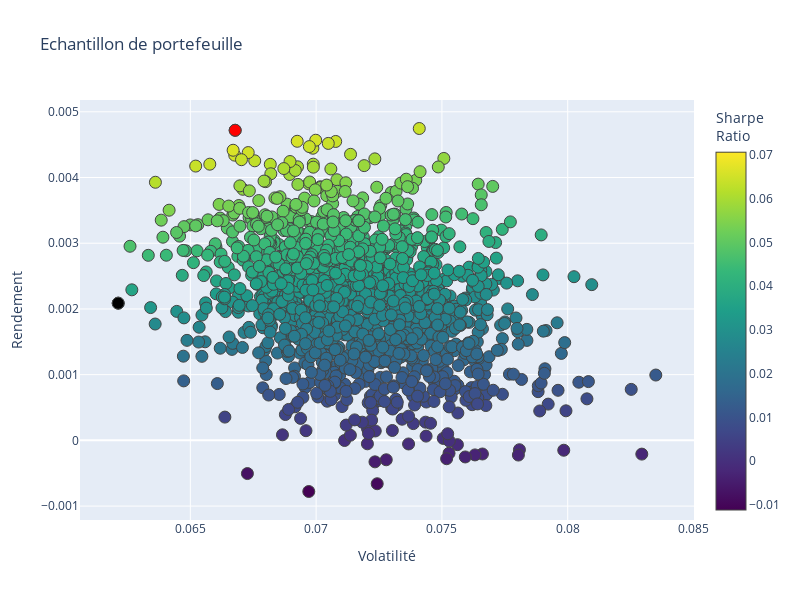

Source (notebook cell):
### Code cell
## Visualiser le point du Sharpe Ratio maximum sur l'échantillon de portefeuille : Le point rouge
Portefeuilles = go.Scatter(x = risq,y = R_esp, mode = "markers", marker = dict(size=12,
        color = SR, colorscale = "Viridis", showscale = True,line_width = 1,colorbar = dict(title = "Sharpe<br>Ratio")
        ),text = "portefeuille")

Minimum_Volatilite = go.Scatter(x = np.array(risq[minIndex]), y = np.array(R_esp[minIndex]), mode = "markers",
                                marker = dict(color = "black", size = 12, line_width = 1),text = "Risque minimum" )

Maximum_SharpeRatio = go.Scatter(x = np.array(risq[maxIndex]), y = np.array(R_esp[maxIndex]), mode = "markers",
                                marker = dict(color = "red", size=12, line_width = 1),text = "Maximal Sharpe Ratio" )

data = [Portefeuilles, Minimum_Volatilite, Maximum_SharpeRatio]

layout = go.Layout(title = "Echantillon de portefeuille", yaxis = dict(title = "Rendement"), xaxis = dict(title = "Volatilité"),
                    width = 800, height = 600, showlegend = False)
                    
fig = go.Figure(data = data, layout = layout)

fig.show()

### Figure 1 — Plotly figure (JSON) as saved in the notebook; plotly's stock layout.template omitted (floating-point values rounded to 4 significant figures; data arrays with more than 128 entries replaced by an {"elided": "..."} marker saying what was removed)
{"data": [{"marker": {"color": {"elided": "1500 float values"}, "colorbar": {"title": {"text": "Sharpe<br>Ratio"}}, "colorscale": [[0, "#440154"], [0.1111, "#482878"], [0.2222, "#3e4989"], [0.3333, "#31688e"], [0.4444, "#26828e"], [0.5556, "#1f9e89"], [0.6667, "#35b779"], [0.7778, "#6ece58"], [0.8889, "#b5de2b"], [1, "#fde725"]], "line": {"width": 1}, "showscale": true, "size": 12}, "mode": "markers", "text": "portefeuille", "type": "scatter", "x": {"elided": "1500 float values"}, "y": {"elided": "1500 float values"}}, {"marker": {"color": "black", "line": {"width": 1}, "size": 12}, "mode": "markers", "text": "Risque minimum", "type": "scatter", "x": [0.06213], "y": [0.002088]}, {"marker": {"color": "red", "line": {"width": 1}, "size": 12}, "mode": "markers", "text": "Maximal Sharpe Ratio", "type": "scatter", "x": [0.06678], "y": [0.004719]}], "layout": {"height": 600, "showlegend": false, "title": {"text": "Echantillon de portefeuille"}, "width": 800, "xaxis": {"title": {"text": "Volatilité"}}, "yaxis": {"title": {"text": "Rendement"}}}}
